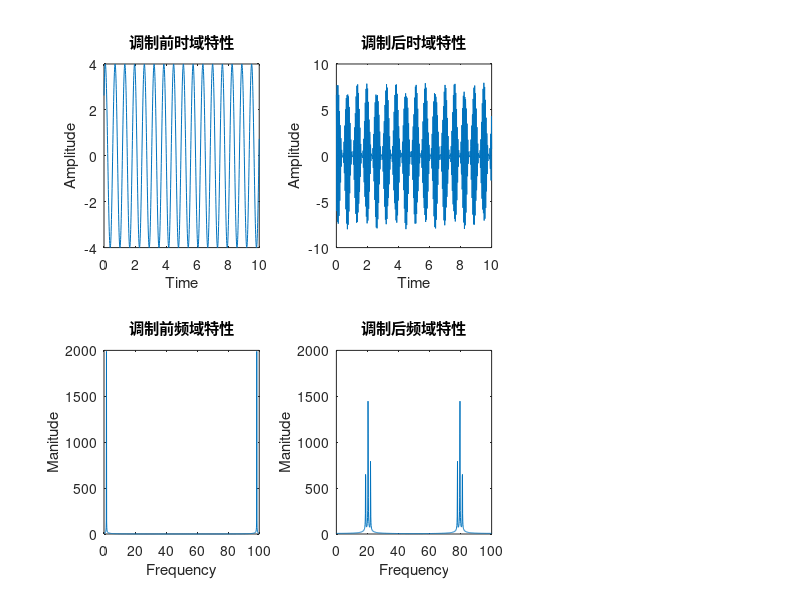

This chart was generated by the following MATLAB code: (Note: this script raises an error after producing the figure.)
function am()
Ts=0.01;
t=0:Ts:10;%时间
w=10;
mp=4*sin(w.*t+7);%调制信号
w0=50.*w;
c=cos(w0.*t);%载波

%时域
subplot(2,3,1);
plot(t,mp);
title('调制前时域特性');
xlabel('Time');
ylabel('Amplitude');
%频域
MP=fft(mp);
fs=1/Ts;
f=(0:length(MP)-1)*fs/length(MP);
subplot(2,3,4);
plot(f,abs(MP));
title('调制前频域特性');
xlabel('Frequency');
ylabel('Manitude');

%调制
m=mp+abs(min(mp));
s=c.*m;%已调信号
%时域
subplot(2,3,2);
plot(t,s);
title('调制后时域特性');
xlabel('Time');
ylabel('Amplitude');
%频域
S=fft(s);
subplot(2,3,5);
plot(f,abs(S));
title('调制后频域特性');
xlabel('Frequency');
ylabel('Manitude');

%相干解调
z=s.*c;
%低通滤波器
z=lowpass(z,w/2/pi,fs);
sp=2.*z-abs(min(mp));
%时域
subplot(2,3,3);
plot(t,sp);
title('解调后时域特性');
xlabel('Time');
ylabel('Amplitude');
%频域
SP=fft(sp);
subplot(2,3,6);
plot(f,abs(SP));
title('解调后频域特性');
xlabel('Frequency');
ylabel('Manitude');
